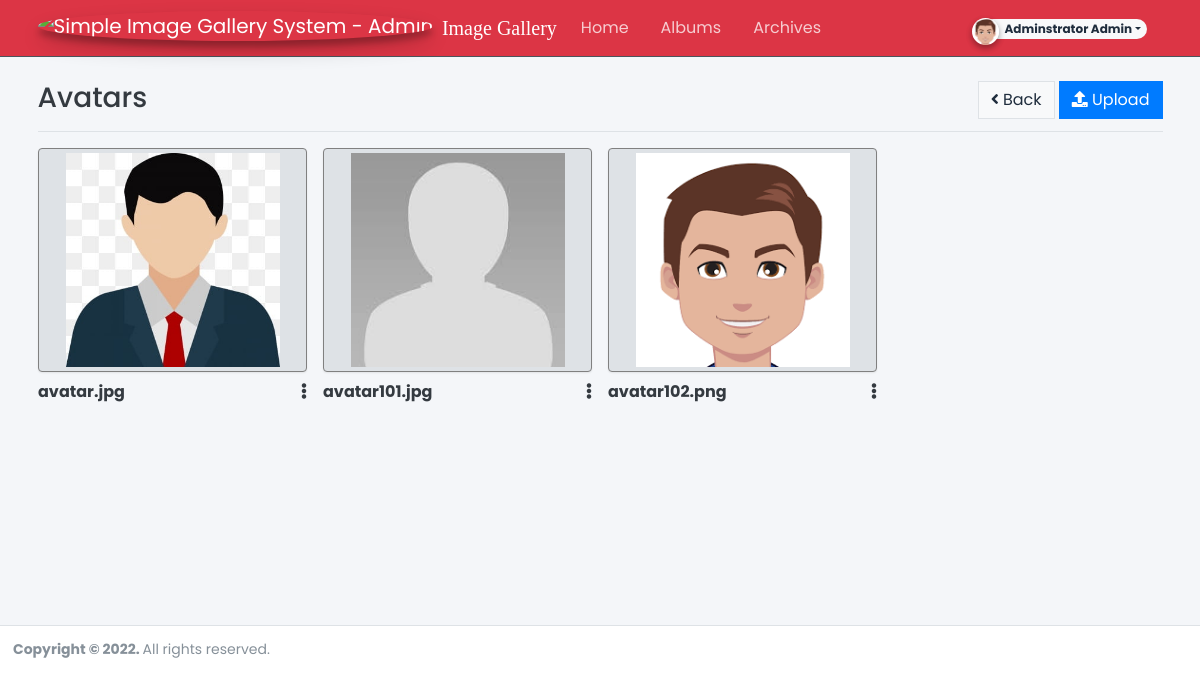
Screenshot of /?page=albums/images&id=1 (signed in) with the database file from the repository.
### tables this page shows
CREATE TABLE `images` (
  `id` int(30) NOT NULL,
  `album_id` int(30) NOT NULL,
  `original_name` text NOT NULL,
  `path_name` text NOT NULL,
  `delete_f` tinyint(1) NOT NULL DEFAULT 0,
  `user_id` int(30) NOT NULL,
  `date_created` datetime NOT NULL DEFAULT current_timestamp(),
  `date_updated` datetime DEFAULT NULL ON UPDATE current_timestamp()
);

### config.php (called while the page is built, shortened)
<?php
require_once('classes/DBConnection.php');
require_once('classes/SystemSettings.php');
function validate_image($file){
	if(!empty($file)){
			return base_url.$file;
			exit;
	}else{
		return base_url.'uploads/no-image-available.png';
	}
}
function isMobileDevice(){
    $aMobileUA = array(
        '/iphone/i' => 'iPhone',
        '/ipod/i' => 'iPod',
        '/ipad/i' => 'iPad',
        '/android/i' => 'Android',
        '/blackberry/i' => 'BlackBerry',
        '/webos/i' => 'Mobile'
    );
    return false;
}
?>

### classes/DBConnection.php (called while the page is built, shortened)
<?php
class DBConnection{
    private $host = DB_SERVER;
    private $username = DB_USERNAME;
    private $password = DB_PASSWORD;
    private $database = DB_NAME;
    public $conn;
    public function __construct(){
        if (!isset($this->conn)) {
            $this->conn = new mysqli($this->host, $this->username, $this->password, $this->database);
        }
    }
}
?>

### albums/images.php (the view, shortened to what this page needs)
<div class="w-100 d-flex justify-content-between border-bottom py-2">
	<h3><?php echo $name ?></h3>
    <div>
        <a class="btn btn-flat btn-light border" href="./?page=albums" ><i class="fa fa-angle-left"></i> Back</a>
	    <button class="btn btn-flat btn-primary" type="button" id="add-new"><i class="fa fa-upload"></i> Upload</button>
    </div>
</div>
<div class="row row-cols-4 row-cols-md-3 row-cols-sm-1 row-cols-lg-4 py-2">
	<?php
		$qry = $conn->query("SELECT * FROM `images` where user_id = '{$_settings->userdata('id')}' and `delete_f` = 0 and album_id = '{$_GET['id']}' order by `original_name` asc ");
		while($row = $qry->fetch_assoc()):
	?>
	<div class="col p-2 item">
		<a href="javascript:void(0)" data-id="<?php echo $row['id'] ?>" class="img-item">
			<div class='img-view'>
				<img src="<?php echo validate_image($row['path_name']) ?>" class="img-thumbnail img-fluid img-thumb" alt="img" loading="lazy">
			</div>
			<div class="w-100 d-flex justify-content-between">
				<span class="text-dark"><b><?php echo $row['original_name'] ?></b></span>
				<div  class="dropleft">
					<a href="#" id="menus_<?php echo $row['id'] ?>" data-toggle="dropdown" aria-haspopup="true" aria-expanded="false" class="text-dark"><i class="fa fa-ellipsis-v"></i> </a>
				</div>
			</div>
		</a>
	</div>
	<?php endwhile; ?>
</div>

### index.php (shortened to what this page needs)
<?php require_once('config.php'); ?>
 <!DOCTYPE html>
<html lang="en" class="" style="height: auto;">
<?php require_once('inc/header.php') ?>
  <body class="layout-top-nav">
    <div class="wrapper">
     <?php require_once('inc/topBarNav.php') ?>
     <?php $page = isset($_GET['page']) ? $_GET['page'] : 'home';  ?>
      <div class="content-wrapper pt-3" style="min-height: 567.854px;">
        <section class="content  text-dark">
          <div class="container">
            <?php
              if(!file_exists($page.".php") && !is_dir($page)){
                  include '404.html';
              }else{
                if(is_dir($page))
                  include $page.'/index.php';
                else
                  include $page.'.php';
              }
            ?>
          </div>
        </section>
      </div>
      <?php require_once('inc/footer.php') ?>
  </body>
</html>

### inc/header.php (shortened to what this page needs)
<head>
    <link rel="stylesheet" href="<?php echo base_url ?>plugins/fontawesome-free/css/all.min.css">
    <link rel="stylesheet" href="<?php echo base_url ?>plugins/tempusdominus-bootstrap-4/css/tempusdominus-bootstrap-4.min.css">
  <link rel="stylesheet" href="<?php echo base_url ?>plugins/datatables-bs4/css/dataTables.bootstrap4.min.css">
  <link rel="stylesheet" href="<?php echo base_url ?>plugins/datatables-responsive/css/responsive.bootstrap4.min.css">
  <link rel="stylesheet" href="<?php echo base_url ?>plugins/datatables-buttons/css/buttons.bootstrap4.min.css">
  <link rel="stylesheet" href="<?php echo base_url ?>plugins/datatables-select/css/select.bootstrap4.min.css">
  <link rel="stylesheet" href="<?php echo base_url ?>plugins/select2/css/select2.min.css">
  <link rel="stylesheet" href="<?php echo base_url ?>plugins/select2-bootstrap4-theme/select2-bootstrap4.min.css">
    <link rel="stylesheet" href="<?php echo base_url ?>plugins/icheck-bootstrap/icheck-bootstrap.min.css">
    <link rel="stylesheet" href="<?php echo base_url ?>plugins/jqvmap/jqvmap.min.css">
    <link rel="stylesheet" href="<?php echo base_url ?>dist/css/adminlte.css">
    <link rel="stylesheet" href="<?php echo base_url ?>dist/css/custom.css">
    <link rel="stylesheet" href="<?php echo base_url ?>plugins/overlayScrollbars/css/OverlayScrollbars.min.css">
    <link rel="stylesheet" href="<?php echo base_url ?>plugins/daterangepicker/daterangepicker.css">
    <link rel="stylesheet" href="<?php echo base_url ?>plugins/summernote/summernote-bs4.min.css">
  <link rel="stylesheet" href="<?php echo base_url ?>plugins/sweetalert2-theme-bootstrap-4/bootstrap-4.min.css">
  <link rel="stylesheet" href="<?php echo base_url ?>plugins/fullcalendar/main.css">
  </head>

### inc/topBarNav.php (shortened to what this page needs)
<nav class="main-header navbar navbar-expand-md navbar-dark navbar-white bg-red">
    <div class="container">
    <a href="<?php echo base_url ?>" class="navbar-brand">
      <img src="https://cdn-icons-png.flaticon.com/512/1375/1375106.png" alt="<?php echo (!isMobileDevice()) ? $_settings->info('name'):$_settings->info('short_name'); ?> - Admin" class="brand-image img-circle elevation-3" >
      <span class="brand-text font-weight-light" style="font-family:gabriola">Image Gallery</span>
    </a>
    <div class="collapse navbar-collapse order-3" id="navbarCollapse">
      <ul class="navbar-nav">
        <li class="nav-item">
          <a href="<?php echo base_url ?>" class="nav-link">Home</a>
        </li>
        <li class="nav-item">
          <a href="<?php echo base_url."?page=albums" ?>" class="nav-link">Albums</a>
        </li>
        <li class="nav-item">
          <a href="<?php echo base_url."?page=archives" ?>" class="nav-link">Archives</a>
        </li>
      </ul>
    </div>
    <ul class="order-1 order-md-3 navbar-nav navbar-no-expand ml-auto">
      <li>
        <div class="btn-group nav-link">
            <button type="button" class="btn btn-rounded badge badge-light dropdown-toggle dropdown-icon" data-toggle="dropdown">
              <span><img src="<?php echo validate_image($_settings->userdata('avatar')) ?>" class="img-circle elevation-2 user-img" alt="User Image"></span>
              <span class="ml-3"><?php echo ucwords($_settings->userdata('firstname').' '.$_settings->userdata('lastname')) ?></span>
            </button>
        </div>
      </li>
    </ul>
  </div>
</nav>

### inc/footer.php (shortened to what this page needs)
<footer class="main-footer text-sm">
        <strong>Copyright © <?php echo date('Y') ?>.
        </strong>
        All rights reserved.
      </footer>
    </div>

### inc/topBarNav.php (style rules this page uses)
.user-img { position: absolute; height: 27px; width: 27px; object-fit: cover; left: -7%; top: -12%; }
.btn-rounded { border-radius: 50px; }

### rows the page displays
images: path_name (picture), original_name "avatar.jpg"
images: path_name (picture), original_name "avatar101.jpg"
images: path_name (picture), original_name "avatar102.png"

### other values shown
$_settings->userdata('firstname').' '.$_settings->userdata('lastname') "Adminstrator Admin"
$name "Avatars"
